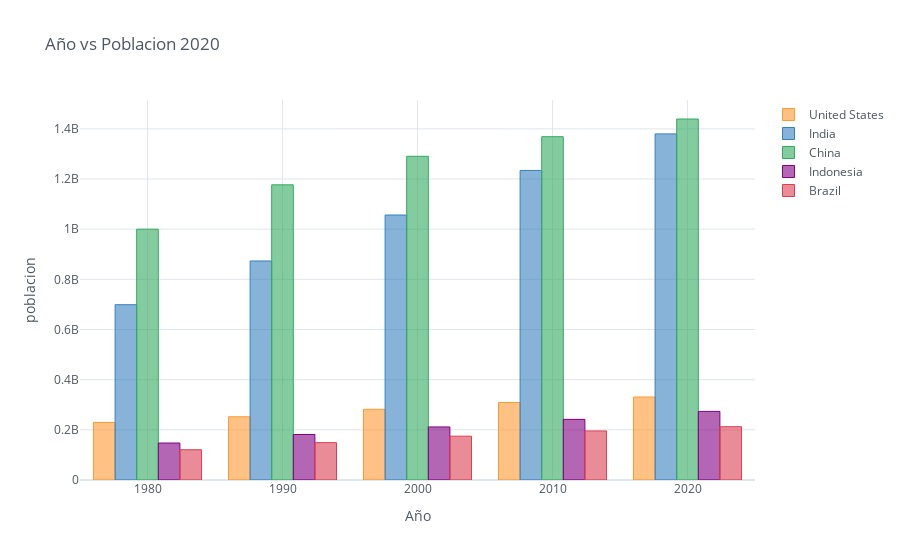

Write notebook code for a chart like this one.
### Code cell
df_population_decada.iplot(kind='bar',xTitle='Año',yTitle='poblacion',title='Año vs Poblacion 2020')

### Figure 1 — Plotly figure (JSON) as saved in the notebook; plotly's stock layout.template omitted (floating-point values rounded to 4 significant figures)
{"data": [{"marker": {"color": "rgba(255, 153, 51, 0.6)", "line": {"color": "rgba(255, 153, 51, 1.0)", "width": 1}}, "name": "United States", "orientation": "v", "text": "", "type": "bar", "x": [1980, 1990, 2000, 2010, 2020], "y": [229476354, 252120309, 281710909, 309011475, 331002651]}, {"marker": {"color": "rgba(55, 128, 191, 0.6)", "line": {"color": "rgba(55, 128, 191, 1.0)", "width": 1}}, "name": "India", "orientation": "v", "text": "", "type": "bar", "x": [1980, 1990, 2000, 2010, 2020], "y": [698952844, 873277798, 1056575549, 1234281170, 1380004385]}, {"marker": {"color": "rgba(50, 171, 96, 0.6)", "line": {"color": "rgba(50, 171, 96, 1.0)", "width": 1}}, "name": "China", "orientation": "v", "text": "", "type": "bar", "x": [1980, 1990, 2000, 2010, 2020], "y": [1000089235, 1176883674, 1290550765, 1368810615, 1439323776]}, {"marker": {"color": "rgba(128, 0, 128, 0.6)", "line": {"color": "rgba(128, 0, 128, 1.0)", "width": 1}}, "name": "Indonesia", "orientation": "v", "text": "", "type": "bar", "x": [1980, 1990, 2000, 2010, 2020], "y": [147447836, 181413402, 211513823, 241834215, 273523615]}, {"marker": {"color": "rgba(219, 64, 82, 0.6)", "line": {"color": "rgba(219, 64, 82, 1.0)", "width": 1}}, "name": "Brazil", "orientation": "v", "text": "", "type": "bar", "x": [1980, 1990, 2000, 2010, 2020], "y": [120694009, 149003223, 174790340, 195713635, 212559417]}], "layout": {"legend": {"bgcolor": "#FFFFFF", "font": {"color": "#4D5663"}}, "paper_bgcolor": "#FFFFFF", "plot_bgcolor": "#FFFFFF", "title": {"font": {"color": "#4D5663"}, "text": "Año vs Poblacion 2020"}, "xaxis": {"gridcolor": "#E1E5ED", "showgrid": true, "tickfont": {"color": "#4D5663"}, "title": {"font": {"color": "#4D5663"}, "text": "Año"}, "zerolinecolor": "#E1E5ED"}, "yaxis": {"gridcolor": "#E1E5ED", "showgrid": true, "tickfont": {"color": "#4D5663"}, "title": {"font": {"color": "#4D5663"}, "text": "poblacion"}, "zerolinecolor": "#E1E5ED"}}}
